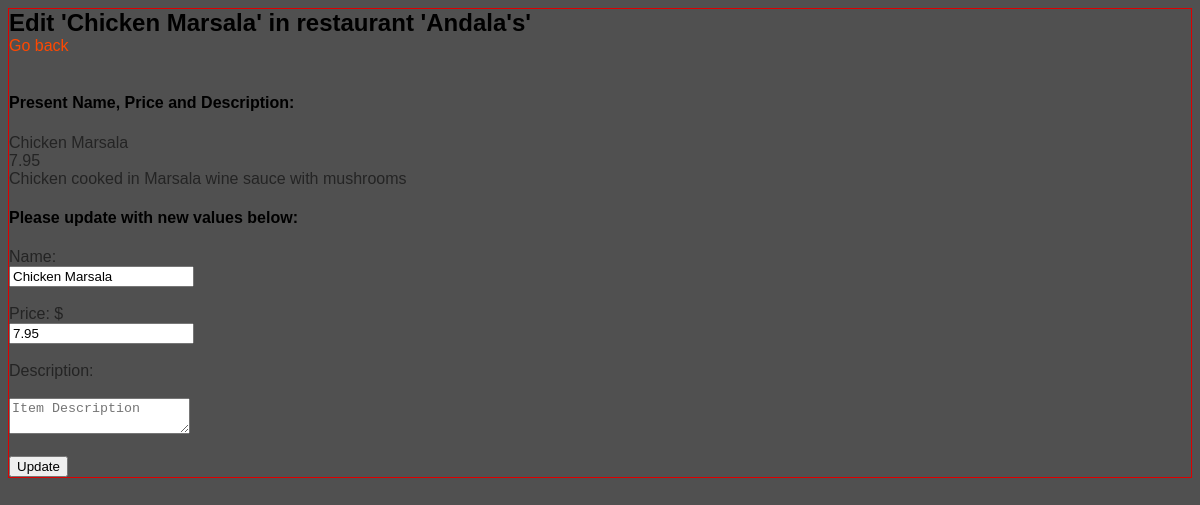
Page /restaurants/6/33/edit/ (signed in) on the earlier database version.
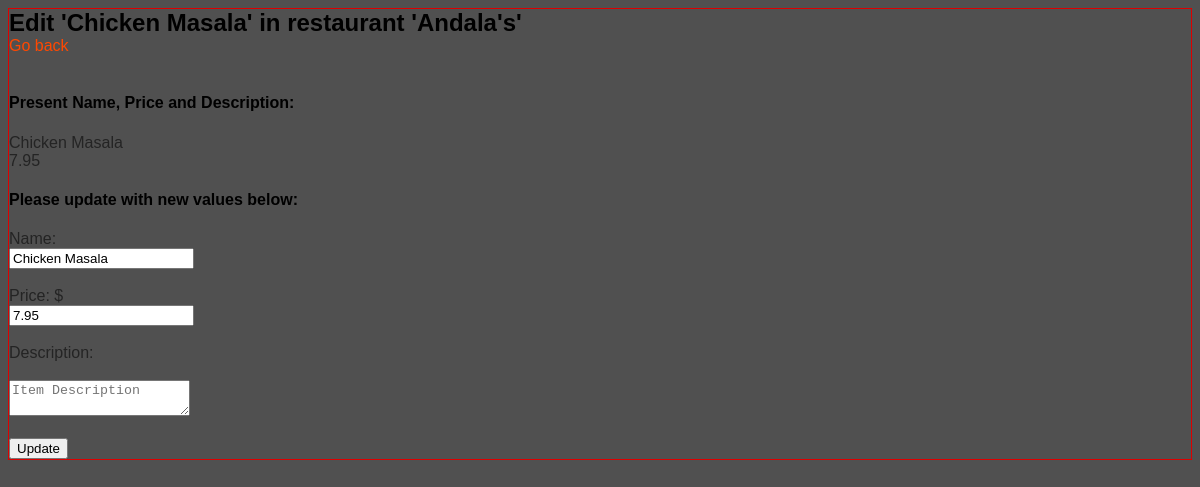
Same page on the later database version.
### database_setup.py (models this page shows, shortened)
class MenuItem(Base):
    __tablename__ = 'menu_item'
    name = Column(String(80), nullable=False)
    id = Column(Integer, primary_key=True)
    description = Column(String(250))
    price = Column(String(8))
    course = Column(String(250))
    time_of_entry = Column(DateTime, default=datetime.datetime.utcnow)
    restaurant_id = Column(Integer, ForeignKey('restaurant.id'))
    restaurant = relationship(Restaurant)
    creater_id = Column(String(80), ForeignKey('user.id'))
    creater = relationship(User)

### flask_app.py (the view, shortened to what this page needs)
@app.route(
    edit_item_path.format(res_id='<int:res_id>', item_id='<int:item_id>'),
    methods=['GET', 'POST']
)
def editItmPg(res_id, item_id):
    if 'username' not in session:
        return redirect(url_for('loginPg'))
    res = db_session.query(Restaurant).filter_by(id=res_id).one()
    if res:
        item = db_session.query(MenuItem).filter_by(
                id=item_id,
                restaurant_id=res_id
            ).one()
        if item:
            if request.method == 'GET':
                return render_template(
                        'edit_item.html',
                        item=item,
                        res=res
                    )
        return redirect(url_for('resPg', res_id=res_id))
    return redirect(url_for('allResPg'))

### flask_app.py (called while the page is built)
@app.context_processor
def override_url_for():
    return dict(url_for=dated_url_for)

def dated_url_for(endpoint, **values):
    if endpoint == 'static':
        filename = values.get('filename', None)
        if filename:
            file_path = os.path.join(app.root_path,
                                     endpoint, filename)
            values['q'] = int(os.stat(file_path).st_mtime)
    return url_for(endpoint, **values)

### templates/edit_item.html (shortened to what this page needs)
<!DOCTYPE html>
  <head>
    <link
      rel=stylesheet
      type=text/css
      href="{{ url_for('static', filename='styles.css') }}">
  </head>
  <body>
    <h3>Edit '{{item.name}}' in restaurant '{{res.name}}'</h3>
    <a href="{{url_for('resPg', res_id = res.id)}}">Go back</a><br>
    <br>
    <h4>Present Name, Price and Description:</h4>
    <p>
      {{item.name}}<br>
      {{item.price}}<br>
      {{item.description}}
    </p>
    <h4>Please update with new values below:</h4>
    <form method="POST">
      <p>Name:</p>
      <input
        type="text"
        placeholder="Item name"
        name="item_name"
        value="{{item.name}}"><br>
      <br>
      <p>Price: $</p>
      <input
        type="text"
        placeholder="Item price"
        name="item_price"
        value="{{item.price}}"><br>
      <br>
      <p>Description:</p><br>
      <textarea
        placeholder="Item Description"
        name="item_desc"
        value="{{item.description}}"></textarea><br>
      <br>
      <button type="submit">Update</button>
    </form>
  </body>
</html>

Differences in the rows shown:
changed MenuItem "Item Description": name "Chicken Marsala" → "Chicken Masala"; item_name "Chicken Marsala" → "Chicken Masala"; description "Chicken cooked in Marsala wine sauce with mushrooms" → (not shown)
